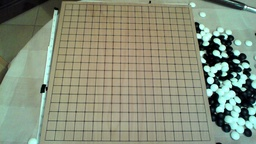
#> input picture HW[6]/LineDetection.jpg, 256 x 144 px, shrunk from 1280 x 720 before the run
$ jupyter execute --allow-errors 'HW[6].ipynb'
#> lines starting #> are read from the running program, lines starting #| are printed output that depends on the picture; long printed decimals are rounded
[cell 1]
import numpy as np
import cv2
import matplotlib.pyplot as pl
import math

# Q2
Read `LineDetection.jpg` (the image below)

Use Hough to detect lines.

Note that you should consider the `Threshold`!

Here the threshold is `250`

[cell 2]
# TODO
# Reference: https://machinelearningknowledge.ai/lane-detection-tutorial-in-opencv-python-using-hough-transform/#Hough_Transform_in_OpenCV_Python

threshold = 250

img = cv2.imread('LineDetection.jpg')
#> img is the input picture: shape (144, 256, 3); mean B, G, R 122.6, 143.5, 135.5
img = cv2.cvtColor(img,cv2.COLOR_BGR2RGB)

edges = cv2.Canny(img,50,200)
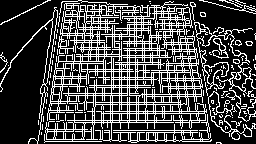
#> edges: shape (144, 256); 27.6% white in thin lines or dots
lines = cv2.HoughLines(edges,1,np.pi/180, threshold)
#> lines = None

# print(lines[0])

# draw each detected line
#> (the rest of this cell did not finish here and is left out)

Here is a sample output:

Now use *Probabilistic Hough Transform*. then, apply it to this picture.

[cell 3]
#TODO

img = cv2.imread('LineDetection.jpg')
img = cv2.cvtColor(img,cv2.COLOR_BGR2RGB)

edges = cv2.Canny(img,70,180)
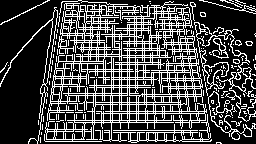
#> edges: shape (144, 256); 27.5% white in thin lines or dots
lines = cv2.HoughLinesP(edges, 1, np.pi/180, threshold=150, minLineLength=10, maxLineGap=21)
#> lines = [[38, 120, 248, 120], [38, 122, 240, 122], [44, 75, 255, 79]]


for line in lines:
    # print(line)
    x1, y1, x2, y2 = line[0]
    cv2.line(img, (x1, y1), (x2, y2), (5, 120, 110), 1)
#> this loop made 3 passes
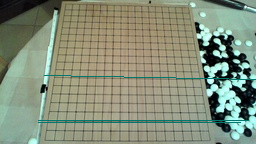
#> img: shape (144, 256, 3); mean R, G, B 133.1, 142.9, 122.2


pl.figure()
pl.title("Probabilistic hough Image")
pl.axis('off')
pl.imshow(img, cmap='bone')

Here is a sample output (Not the best one):

Note that you should find the optimum amount of parameters which are used in this algorithm.

[cell 4]
def hough(edges,threshold=250,edge_threshold=200):
    # get index of pixels greater than edge_threshold
#> called with threshold = 250, edge_threshold = 100
    i_ind = []
    j_ind = []
    for i,col in enumerate(edges):
        for j,v in enumerate(col):
            if v > edge_threshold:
                i_ind.append(i)
                j_ind.append(j)
#> this loop made 144 passes
#> after the loop, i_ind = 10172 values from 0 to 143; j_ind = 10172 values, max 255 at index 561, min 0 at index 1507, mean 138

    j_ind = np.array(j_ind)
    i_ind = np.array(i_ind)

    # get the theta and ph for each pixel
    p_list = []
    for i in range(180):
        sin = np.sin(np.pi / 180 * i)
        cos = np.cos(np.pi / 180 * i)

        sin_y = sin*j_ind
        cos_x = cos*i_ind
        p:np.ndarray = sin_y+cos_x
        p=p.view(int)

        l=p.tolist()
        li = [((np.pi / 180 * i),int(p_el)) for p_el in l]
        p_list.extend(li)
#> after the loop, p_list = 1830960 items
    # print("p_list",sin)

    # calculate the count of each (theta,ph)
    count={}
    selected_set=set()

    for cord in p_list:
        n = count.get(cord,0)
        count[cord]=n+1
        if n==threshold:
            selected_set.add(cord)
#> this loop made 1830960 passes
#> (cord, n) on passes 1 to 3: ((0, 0), 0), ((0, 0), 1), ((0, 0), 2)
#> after the loop, count = 1792722 items; selected_set = 0 items

    selected_l = np.array(list(selected_set))
#> selected_l = empty array
    return selected_l

[cell 5]
img = cv2.imread('LineDetection.jpg')
img = cv2.cvtColor(img,cv2.COLOR_BGR2RGB)

edges = cv2.Canny(img,50,200)

lines=hough(edges=edges,threshold=threshold,edge_threshold=100)
#> lines = empty array
# draw each detected line
for line in lines:
   theta,r=line
   a=np.cos(theta)
   b=np.sin(theta)
   x0=a*r
   y0=b*r
   x1 = int(x0+1000*(-b))
   y1 = int(y0+1000*(a))
   x2 = int(x0-1000*(-b))
   y2 = int(y0-1000*(a))
   cv2.line(img,(x1,y1),(x2,y2),(200,0,205),1)
#> this loop made 0 passes

pl.figure()
pl.title("Simple hough Image")
pl.axis('off')
pl.imshow(img, cmap='bone')

[cell 6]
print(lines)

# Q3

What does this cell of code do? Explain the algorithm.

Then Compare it with the results of the previous part.

[cell 7]
img = cv2.imread("LineDetection.jpg",0)
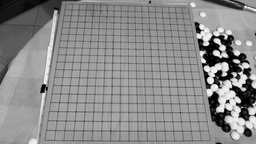
#> img: shape (144, 256); min 0, max 255, mean 138.7
imgcolorous = cv2.imread('LineDetection.jpg')
UNKNOWN = cv2.createLineSegmentDetector(0)
lines = UNKNOWN.detect(img)[0]
#> lines = 79 rows, first 6: [209.7, 53.58, 219.7, 57.1], [221.4, 44.01, 218.9, 38.31], [228.5, 68.34, 227.3, 63.33], [213.9, 72.95, 217.7, 70.08], [236.1, 95.42, 234, 90.77], [233.4, 83.98, 243.4, 91.48]
drawn_img = UNKNOWN.drawSegments(imgcolorous,lines)
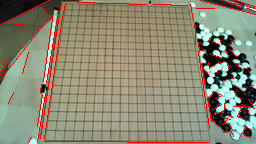
#> drawn_img: shape (144, 256, 3); mean B, G, R 117.1, 137.3, 141.5
cv2.imwrite('UNKNOWN.jpg',drawn_img)
#> Out = True

# Q4

In the cells below you should define two functions that one of them covert RGB to CMYK and another one Convert them vice versa.

[cell 8]
def rgb_to_cmyk(r, g, b, RGB_SCALE = 255, CMYK_SCALE = 100):

  #TODO
#> called with r = 25, g = 56, b = 25, RGB_SCALE = 255, CMYK_SCALE = 100
  r /= RGB_SCALE
  g /= RGB_SCALE
  b /= RGB_SCALE

  k = 1 - max(r, g, b)
  kr = 1 - k
  # print(kr , g)
  c = int((kr - r)* CMYK_SCALE/kr )
#> c = 55
  m = int((kr - g)* CMYK_SCALE/kr )
#> m = 0
  y = int((kr - b) * CMYK_SCALE/kr )
#> y = 55
  k = int(k * CMYK_SCALE )
#> k = 78


  return c, m, y, k

[cell 9]
rgb_to_cmyk(25, 56, 25)

Expected Output: (55, 0, 55, 78)

[cell 10]
def cmyk_to_rgb(c, m, y, k, CMYK_SCALE = 100, RGB_SCALE = 255):

  #TODO
#> called with c = 55, m = 0, y = 55, k = 78, CMYK_SCALE = 100, RGB_SCALE = 255
  c/=CMYK_SCALE
#> c = 0.55
  m/=CMYK_SCALE
  y/=CMYK_SCALE
  k/=CMYK_SCALE

  r = int(255*(1-c)*(1-k))
#> r = 25
  g = int(255*(1-m)*(1-k))
#> g = 56
  b = int(255*(1-y)*(1-k))
#> b = 25

  return r, g, b

[cell 11]
cmyk_to_rgb(55, 0, 55, 78)

Expected Output: (25, 56, 25)

# Q5
Compute the HSI parametes and V, L and Y according to lectures.

[cell 12]
#TODO
b, g, r = (200, 65, 150)
#> b = 200; g = 65; r = 150


theta = math.acos(
    (r-g + r-b)/(2*math.sqrt((r-g)**2 +(r-b)*(g-b)))
)
#> theta = 1.42

H = theta if b<= g else 2*math.pi - theta
#> H = 4.86
S = 1-(3*min(b,g,r))/(b+g+r)
#> S = 0.53
I = (r+g+b)/3
#> I = 138.3

V = max( b, r,g)
#> V = 200
L = (max(b, r,g) + min(b,r,g)) / 2
#> L = 132.5

# reference: https://sistenix.com/rgb2ycbcr.html
Y = 16 +(65.7 * r/255)+(129 * g/255)+(25*b/255)
#> Y = 107.1

# H = ...
print(f"theta:{theta}\nH={H} \nS:{S}\nI:{I}\nV:{V}\nL:{L}\nY:{Y}")
#| theta:1.422
#| H=4.861
#| S:0.5301
#| I:138.333
#| V:200
#| L:132.5
#| Y:107.137
